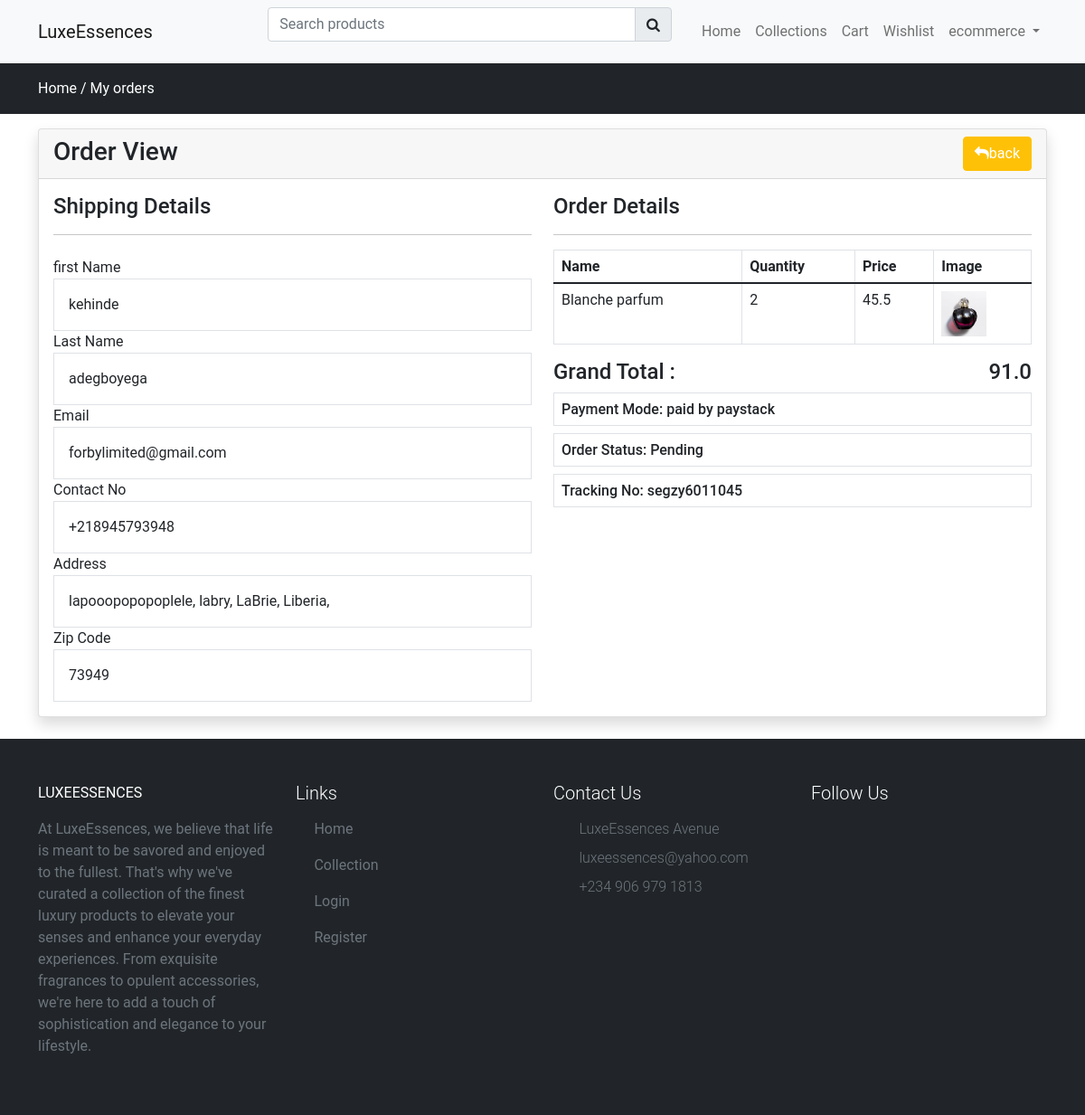
The app's page /view-order/segzy6011045 (signed in) with its own data.
### store/models.py (models this page shows, shortened)
class Order(models.Model):
    user = models.ForeignKey(User, on_delete=models.CASCADE)
    fname = models.CharField(max_length=150, null=False)
    lname = models.CharField(max_length=150, null=False)
    email = models.CharField(max_length=150, null=False)
    phone = models.CharField(max_length=150, null=False)
    address = models.TextField(null=False)
    city = models.CharField(max_length=150, null=False)
    state = models.CharField(max_length=150, null=False)
    country = models.CharField(max_length=150, null=False)
    pincode = models.CharField(max_length=150, null=False)
    total_price = models.FloatField(null=False)
    payment_mode = models.CharField(max_length=150, null=False)
    payment_id = models.CharField(max_length=250, null=True)
    orderstatuses = (
        ('Pending', 'Pending'),
        ('Out For Shipping', 'Out For Shipping'),
        ('Completed', 'Completed'),
    )
    status = models.CharField(max_length=150,
                              choices=orderstatuses,
                              default='Pending')
    message = models.TextField(null=True)
    tracking_no = models.CharField(max_length=150, null=True)
    created_at = models.DateTimeField(auto_now_add=True)
    updated_at = models.DateTimeField(auto_now_add=True)

class OrderItem(models.Model):
    order = models.ForeignKey(Order, on_delete=models.CASCADE)
    product = models.ForeignKey(Product, on_delete=models.CASCADE)
    price = models.FloatField(null=False)
    quantity = models.IntegerField(null=False)

class Product(models.Model):
    category = models.ForeignKey(Category, on_delete=models.CASCADE)
    slug = models.CharField(max_length=150, null=False, blank=False)
    name = models.CharField(max_length=150, null=False, blank=False)
    product_image = models.ImageField(upload_to=get_file_path,
                                      null=True,
                                      blank=True)
    small_description = models.CharField(max_length=250,
                                         null=False,
                                         blank=False)
    quantity = models.IntegerField(null=False, blank=False)
    description = models.TextField(max_length=500, null=False, blank=False)
    original_price = models.FloatField(null=False, blank=False)
    selling_price = models.FloatField(null=False, blank=False)
    status = models.BooleanField(default=False,
                                 help_text="0-default, 1-Hidden")
    trending = models.BooleanField(default=False,
                                   help_text="0-default, 1-trending")
    tag = models.CharField(max_length=150, null=False, blank=False)
    meta_title = models.CharField(max_length=150, null=False, blank=False)
    meta_keyworlds = models.CharField(max_length=150, null=False, blank=False)
    meta_description = models.TextField(max_length=500,
                                        null=False,
                                        blank=False)
    create_at = models.DateTimeField(auto_now_add=True)

### store/controller/order.py (the view)
# urls.py: path('view-order/<str:t_no>', order.orderview, name="orderview"),
def orderview(request, t_no):
  order = Order.objects.filter(tracking_no=t_no).filter(user=request.user).first()
  orderitems = OrderItem.objects.filter(order=order)
  context = {'order':order, 'orderitems':orderitems}
  return render(request, 'store/orders/view.html', context )

### store/templates/store/orders/view.html
{% extends 'store/layouts/main.html' %}
{% block content %}
  <div class="py-3  bg-dark">
    <div class="container">
      <a class="text-white" href="{% url 'home' %}">Home /</a>
      <a class="text-white" href="{% url 'myorders' %}">My orders</a>
    </div>
  </div>
 <div class="container mt-3 mb-4">
   <div class="row">
      <div class="col-md-12">
        <div class="card shadow ">
          <div class="card-header">
            <h3 class="mb-0">Order View
              <a href="{% url 'myorders' %}" class="btn btn-warning float-end text-white"> <i class="fa fa-reply"></i>back</a>
            </h3>
          </div>
          <div class="card-body">
            <div class="row">
              <div class="col-md-6">
                <h4>Shipping Details</h4>
                <hr>
                <label class="mt-2">first Name</label>
                <div class="border p-3">{{ order.fname }}</div>
                <label>Last Name</label>
                <div class="border p-3">{{ order.lname }}</div>
                <label>Email</label>
                <div class="border p-3">{{ order.email }}</div>
                <label>Contact No</label>
                <div class="border p-3">{{ order.phone }}</div>
                <label>Address</label>
                <div class="border p-3">
                  {{ order.address }},
                  {{ order.city }},
                  {{ order.state }},
                  {{ order.country }},
                </div>
                <label>Zip Code</label>
                <div class="border p-3">{{ order.pincode }}</div>
              </div>
              <div class="col-md-6">
                <h4>Order Details</h4>
                <hr>
                <table class="table table-bordered">
              <thead>
                <tr>
                  <th>Name</th>
                  <th>Quantity</th>
                  <th>Price</th>
                  <th>Image</th>
                </tr>
              </thead>
              <tbody>
                {% for item in orderitems %}
                  <tr>
                    <td>{{ item.product.name }}</td>
                    <td>{{ item.quantity }}</td>
                    <td>{{ item.price }}</td>
                    <td>
                      <img src="{{ item.product.product_image.url }}" height="50px" width="50px" alt="Product Image">
                    </td>
                  </tr>
                {% endfor %}
              </tbody>
            </table>
              <h4>Grand Total : <span class="float-end"> {{ order.total_price }} </span> </h4>
              <h6 class="border p-2">Payment Mode: {{ order.payment_mode }} </h6>
              <h6 class="border p-2">Order Status: {{ order.status }} </h6>
              <h6 class="border p-2">Tracking No: {{ order.tracking_no }} </h6>
              </div>
            </div>
          </div>
        </div>
      </div>
   </div>
 </div>
{% include "store/inc/footer.html" %}
{% endblock content %}

### store/templates/store/inc/navbar.html (shortened to what this page needs)
<nav class="navbar navbar-expand-lg navbar-light bg-light">
  <div class="container">
    <a class="navbar-brand" href="{% url 'home' %}">LuxeEssences</a>
    <div class="search-bar">
      <form action="{% url 'searchproduct' %}" method="POST">
        <div class="input-group col-12 col-sm-8 col-md-6 col-lg-4">
          <input type="search" required class="form-control" name="productsearch" id="seachproduct" placeholder="Search products">
          <button type="submit" class="input-group-text"><i class="fa fa-search"></i></button>
        </div>
      </form>
    </div>
    <div class="collapse navbar-collapse" id="navbarNav">
      <ul class="navbar-nav ms-auto">
        <li class="nav-item">
          <a class="nav-link {% if request.resolver_match.url_name == 'home' %}active{% endif %}" aria-current="page" href="{% url 'home' %}">Home</a>
        </li>
        <li class="nav-item">
          <a class="nav-link {% if request.resolver_match.url_name == 'collections' %}active{% endif %} " href="{% url 'collections' %}">Collections</a>
        </li>
        <li class="nav-item">
          <a class="nav-link {% if request.resolver_match.url_name == 'cart' %}active{% endif %}  " aria-current="page" href="{% url 'cart' %}">Cart</a>
        </li>
        <li class="nav-item">
          <a class="nav-link {% if request.resolver_match.url_name == 'wishlist' %}active{% endif %}  " aria-current="page" href="{% url 'wishlist' %}">Wishlist</a>
        </li>
        {% if request.user.is_authenticated %}
          <li class="nav-item dropdown">
          <a class="nav-link dropdown-toggle" href="#" role="button" data-bs-toggle="dropdown" aria-expanded="false">
            {{ request.user }}
          </a>
          </li>
        {% endif %}
      </ul>
    </div>
  </div>
</nav>

### static/css/custom.css (style rules this page uses)
.search-bar { width: 40% !important; margin-left: 10%; }

### store/templates/store/layouts/main.html (style rules this page uses)
* { font-family: "roboto", sans-serif; }
a { text-decoration: none; color: #000; }
.search-bar { width: 40% !important; margin-left: 10%; }

### records on screen
Order: fname "kehinde", lname "adegboyega", email "forbylimited@gmail.com", phone "+218945793948", address "lapooopopopoplele", city "labry", state "LaBrie", country "Liberia", pincode "73949", total_price "91.0", payment_mode "paid by paystack", status "Pending", tracking_no "segzy6011045"
OrderItem: product.name "Blanche parfum", quantity "2", price "45.5", product.product_image (picture)

### other values on screen
{{ request.user }} "ecommerce"
